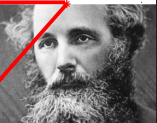
#> input picture your_image.png, 157 x 123 px
$ python c5.py
#> lines starting #> are read from the running program, lines starting #| are printed output that depends on the picture
import numpy as np
from PIL import Image

object_image = Image.open("your_image.png")
#> object_image is the input picture: PIL image 157x123 RGBA; mean R, G, B, A 126.2, 117.6, 117.6, 255
object_array = np.array(object_image)

height, width, _ = object_array.shape # _ to throw away rgb channels
#> height = 123; width = 157


# empty array for virtual image - same size as original - will need to modify for future challenges
virtual_image_array = np.zeros_like(object_array)

# transform pixel coordinate (f(-x) essentially)
for y in range(height):
    for x in range(width):
        virtual_image_array[y, x] = object_array[y, width - 1 - x]
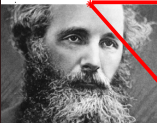
#> virtual_image_array: shape (123, 157, 4); mean R, G, B, A 126.2, 117.6, 117.6, 255

virtual_image = Image.fromarray(virtual_image_array)
virtual_image.save("virtual_image.png")
